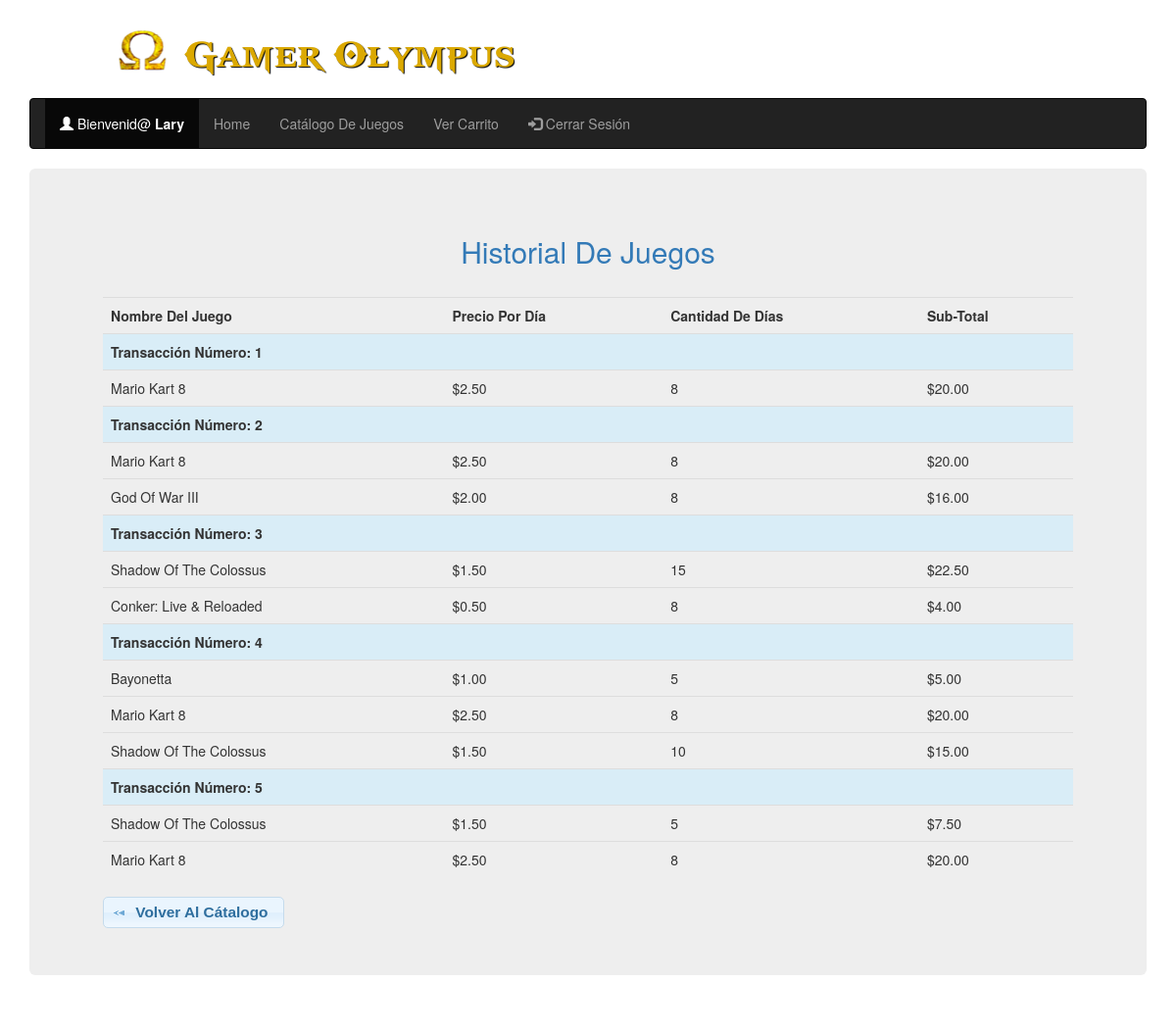
/shop/history.php (signed in), run on the app's committed database.
### tables this page shows
CREATE TABLE `process` (
  `id` int(4) NOT NULL AUTO_INCREMENT,
  `numeror` int(4) NOT NULL,
  `juego` varchar(60) NOT NULL,
  `precio` decimal(10,2) NOT NULL,
  `cant_dias` int(3) NOT NULL,
  `subtotal` decimal(10,2) NOT NULL,
  PRIMARY KEY (`id`)
);

### shop/history.php (the view, shortened to what this page needs)
<?php
	require('../section/heading.php');
	if ($_SESSION['level'] == 0) {
		require('../admin/menu.php');
	}else{
		require('../section/menu.php');
	}
?>
<div class="jumbotron">
	<div class="container">
		<center><h2 class="text-primary">Historial De Juegos</h2></center><br>
		<table class="table table-hover">
			<th>Nombre Del Juego</th>
			<th>Precio Por Día</th>
			<th>Cantidad De Días</th>
			<th>Sub-Total</th>
			<?php
				$historial = mysql_query("SELECT * FROM process");
				$numeroventa = 0;
				while ($print = mysql_fetch_array($historial)) {
					if ($numeroventa != $print['numeror']) {
						?>
							<tr>
								<td colspan="4" class="info"><b>Transacción Número: <?php echo $print['numeror']; ?></b></td>
							</tr>
						<?php
					}
					$numeroventa = $print['numeror'];
					?>
						<tr>
							<td><?php echo $print['juego']; ?></td>
							<td><?php echo "$". number_format($print['precio'], 2); ?></td>
							<td><?php echo $print['cant_dias']; ?></td>
							<td><?php echo "$". number_format($print['subtotal'], 2); ?></td>
						</tr>
					<?php
				}
			?>
		</table>
		<?php
			if ($_SESSION['level'] == 0) {
				echo "<a href='../admin/index.php' class='back'>Volver Al Cátalogo</a>";
			}else{
				echo "<a href='../section/catalogo.php' class='back'>Volver Al Cátalogo</a>";
			}
		?>
	</div>
</div>

### css/formato.css (style rules this page uses)
body { padding-top: 40px; padding-bottom: 40px; background-color: #f5f5f5; font-family: verdana; }

### data on the page
process: numeror "1", juego "Mario Kart 8", precio "2.50", cant_dias "8", subtotal "20.00"
process: numeror "2", juego "Mario Kart 8", precio "2.50", cant_dias "8", subtotal "20.00"
process: juego "God Of War III", precio "2.00", cant_dias "8", subtotal "16.00"
process: numeror "3", juego "Shadow Of The Colossus", precio "1.50", cant_dias "15", subtotal "22.50"
process: juego "Conker: Live & Reloaded", precio "0.50", cant_dias "8", subtotal "4.00"
process: numeror "4", juego "Bayonetta", precio "1.00", cant_dias "5", subtotal "5.00"
process: juego "Mario Kart 8", precio "2.50", cant_dias "8", subtotal "20.00"
process: juego "Shadow Of The Colossus", precio "1.50", cant_dias "10", subtotal "15.00"
process: numeror "5", juego "Shadow Of The Colossus", precio "1.50", cant_dias "5", subtotal "7.50"
process: juego "Mario Kart 8", precio "2.50", cant_dias "8", subtotal "20.00"

### other printed values
$_SESSION['user'] "Lary"
